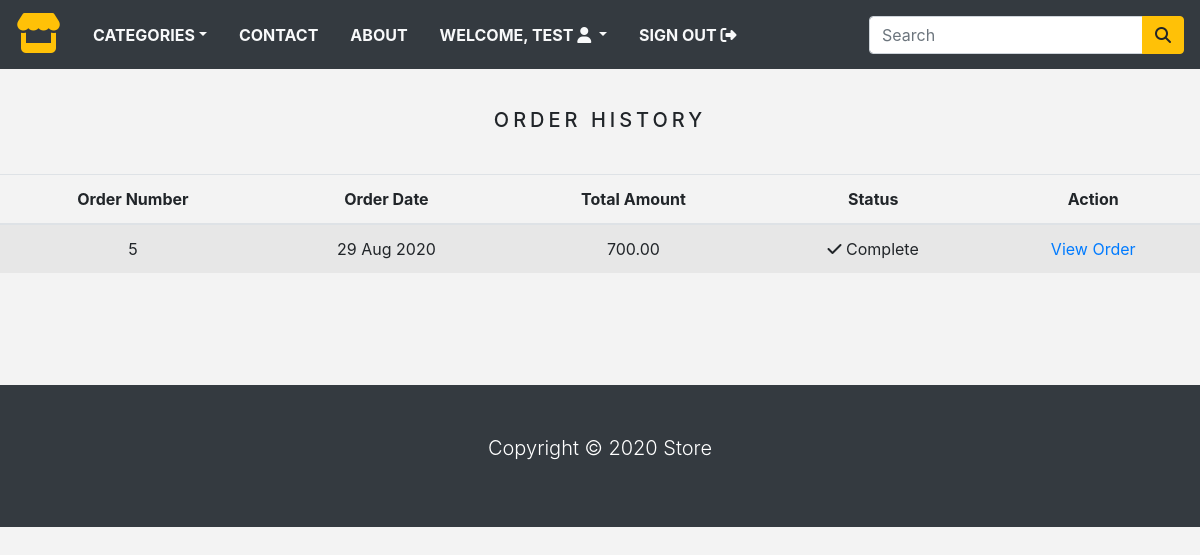
Page /order_history/ (signed in) on the earlier database version.
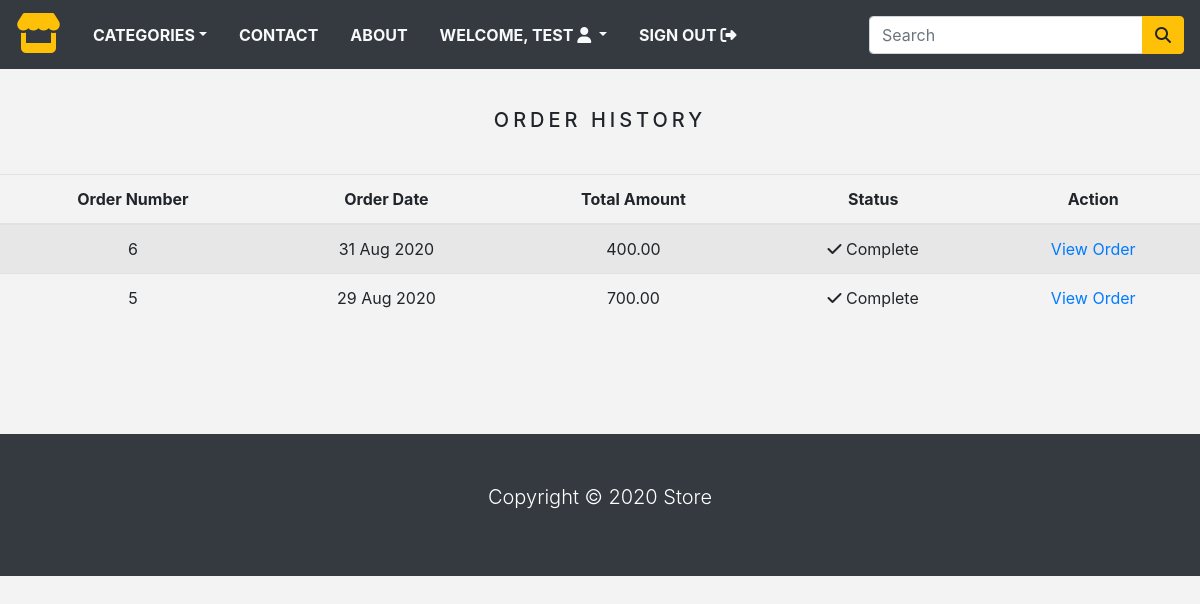
Same page on the later database version.
### store/models.py (models this page shows)
class Order(models.Model):
    token = models.CharField(max_length=250, blank=True)
    total = models.DecimalField(max_digits=10, decimal_places=2, verbose_name= "INR Order Total")
    emailAddress = models.EmailField(max_length=250, blank= True, verbose_name= "Email Address")
    created = models.DateTimeField(auto_now_add=True)
    billingName = models.CharField(max_length=250, blank=True)
    billingAddress1 = models.CharField(max_length=250, blank=True)
    billingCity = models.CharField(max_length=250, blank=True)
    billingPostcode = models.CharField(max_length=250, blank=True)
    billingCountry = models.CharField(max_length=250, blank=True)
    shippingName = models.CharField(max_length=250, blank=True)
    shippingAddress1 = models.CharField(max_length=250, blank=True)
    shippingCity = models.CharField(max_length=250, blank=True)
    shippingPostcode = models.CharField(max_length=250, blank=True)
    shippingCountry = models.CharField(max_length=250, blank=True)
    class Meta:
        db_table = 'Order'
        ordering = ['-created']
    def __str__(self):
        return str(self.id)

### store/views.py (the view)
# urls.py: path('order_history/', views.orderHistory, name='order_history'),
@login_required(redirect_field_name='next', login_url='signin')
def orderHistory(request):
    if request.user.is_authenticated:
        email = str(request.user.email)
        order_details = Order.objects.filter(emailAddress=email)
        print(email)
        print(order_details)
    return render(request, 'orders_list.html', {'order_details': order_details})

### store/context_processor.py (called while the page is built)
def counter(request):
    item_count = 0
    if 'admin' in request.path:
        return {}
    else:
        try:
            cart = Cart.objects.filter(cart_id = _cart_id(request))
            cart_items = CartItem.objects.all().filter(cart=cart[:1])
            for cart_item in cart_items:
                item_count += cart_item.quantity
        except Cart.DoesNotExist:
            item_count = 0
        return dict(item_count = item_count)

def menu_links(request):
    links = Category.objects.all()
    return dict(links = links)

### store/models.py (called while the page is built)
    def get_url(self):
        return reverse('products_by_category', args=[self.slug])

### store/views.py (called while the page is built)
def _cart_id(request):
    cart = request.session.session_key
    if not cart:
        cart = request.session.create()
    return cart

### store/templates/orders_list.html (shortened to what this page needs)
{% extends 'base.html' %}
{% load static %}
{% block content %}
  <div class="text-center">
    <br>
    <h1 class="text-center product_title">
      Order History
    </h1>
    <br>
    {% if order_details %}
      <table class="table table-striped">
        <thead>
          <tr>
            <th>Order Number</th>
            <th>Order Date</th>
            <th>Total Amount</th>
            <th>Status</th>
            <th>Action</th>
          </tr>
        </thead>
        <tbody>
          {% for order in order_details %}
            <tr>
              <td>{{ order.id }}</td>
              <td>{{ order.created|date:"d M Y" }}</td>
              <td>{{ order.total }}</td>
              <td><i class="fas fa-check"></i>&nbsp;Complete</td>
              <td><a href="{% url 'order_detail' order.id %}">View Order</a></td>
            </tr>
          {% endfor %}
        </tbody>
      </table>
    {% else %}
      <p>You have not placed any orders yet.
        <br><br>
        <a href="{% url 'home' %}" class="btn btn-secondary">Continue shopping</a>
      </p>
    {% endif %}
  </div>
  <br><br>
{% endblock %}

Differences in the rows shown:
added Order: id "6", created "31 Aug 2020", total "400.00"
